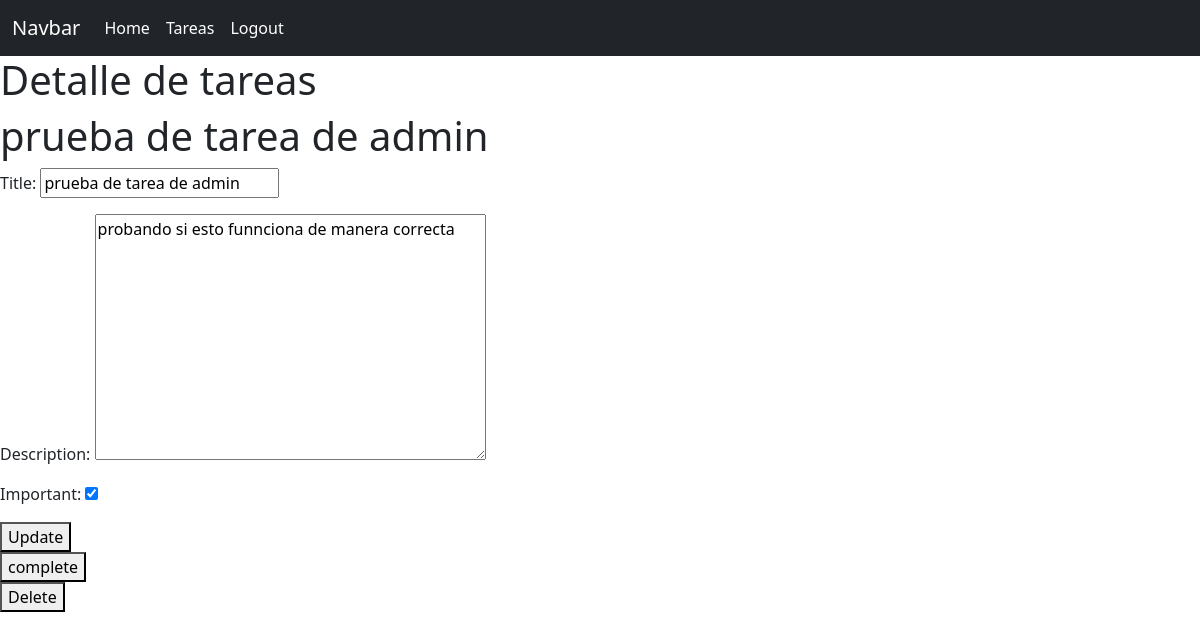
/tareas/1/ (signed in), run on an earlier commit of the app's database.
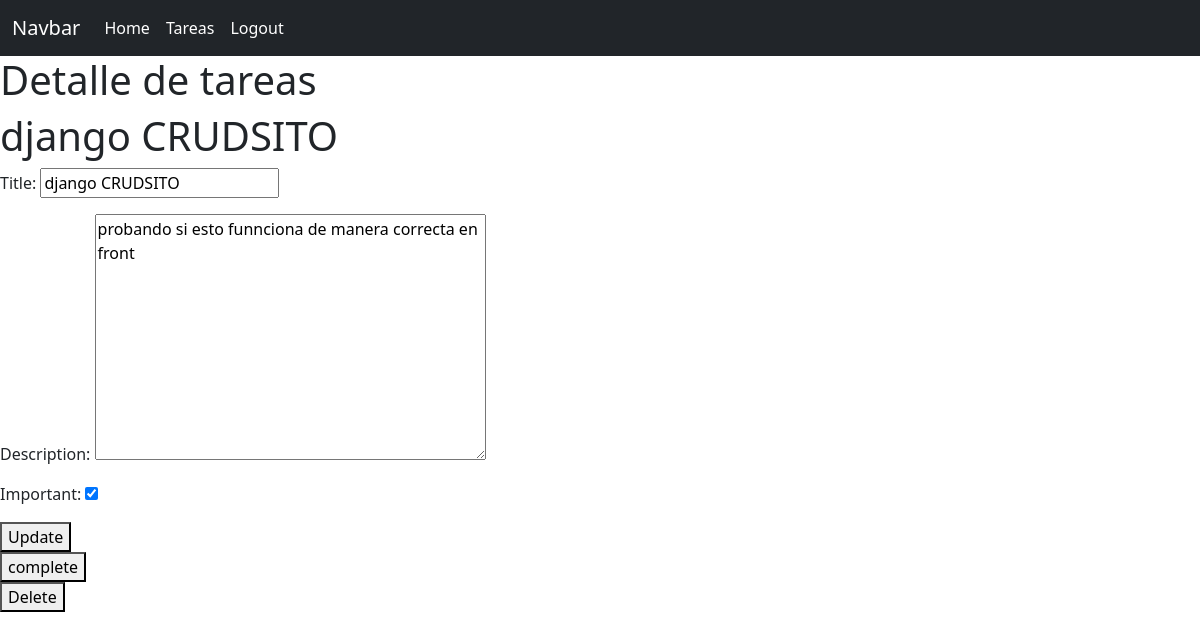
And on a later commit of the database.
### task/models.py (models this page shows, shortened)
class Tareas(models.Model):
    title = models.CharField(max_length=100)
    description = models.TextField(blank=True)
    created = models.DateTimeField(auto_now_add=True)
    datecompleted = models.DateTimeField(null=True)
    important = models.BooleanField(default=False)
    user = models.ForeignKey(User, on_delete=models.CASCADE)

### task/views.py (the view, shortened to what this page needs)
# urls.py: path('tareas/<int:id>/', views.detail, name='tareas_detail'),
@login_required
def detail(request, id):
    if request.method == 'GET':
        tarea = get_object_or_404(Tareas, pk=id)
        form = TaskForm(instance=tarea)
        return render(request, 'detail.html', {'tareas': tarea, 'form': form})

### task/form.py
class TaskForm(ModelForm):
    class Meta:
        model = Tareas
        fields = ['title', 'description', 'important']

### task/templates/detail.html (shortened to what this page needs)
{% extends 'base.html'%}
{% block content %}
<h1>Detalle de tareas</h1>
<h1>{{tareas.title}}</h1>
<form method="POST">
    {{form.as_p}}
    <button>
        Update
    </button>
</form>
<form action="{% url 'complete_tarea' 1 %}" method="POST">
    <button>complete</button>
</form>
<form action="{% url 'delete_tarea' 1 %}" method="POST">
    <button>Delete</button>
</form>
{% endblock %}

### task/templates/base.html (shortened to what this page needs)
<!DOCTYPE html>
<html lang="en">
<head>
    <link rel="stylesheet" href="https://cdn.jsdelivr.net/npm/bootstrap@5.3.0-alpha1/dist/css/bootstrap.min.css">
</head>
<body>
    <nav class="navbar navbar-expand-lg bg-dark navbar-dark">
        <div class="container-fluid">
            <a class="navbar-brand" href="#">Navbar</a>
            <div class="collapse navbar-collapse" id="navbarNav">
                <ul class="navbar-nav">
                    <li class="nav-item">
                        <a class="nav-link active" class="nav-link active" class="nav-link active" href="/">Home</a>
                    </li class="nav-item">
                    <li class="nav-item">
                        <a class="nav-link active" class="nav-link active" href="/tareas">Tareas</a>
                    </li class="nav-item">
                    {% if user.is_authenticated%}
                    <li class="nav-item">
                        <a class="nav-link active" href="/logout">Logout</a>
                    </li class="nav-item">
                    {% endif %}
                </ul>
            </div>
        </div>
    </nav>
    <nav>
    {% block content %}
    {% endblock %}
</body>
</html>

What changed in the data, as far as the page shows it:
changed Tareas: title "prueba de tarea de admin" → "django CRUDSITO"; description "probando si esto funnciona de manera correcta" → "probando si esto funnciona de manera correcta en front"
